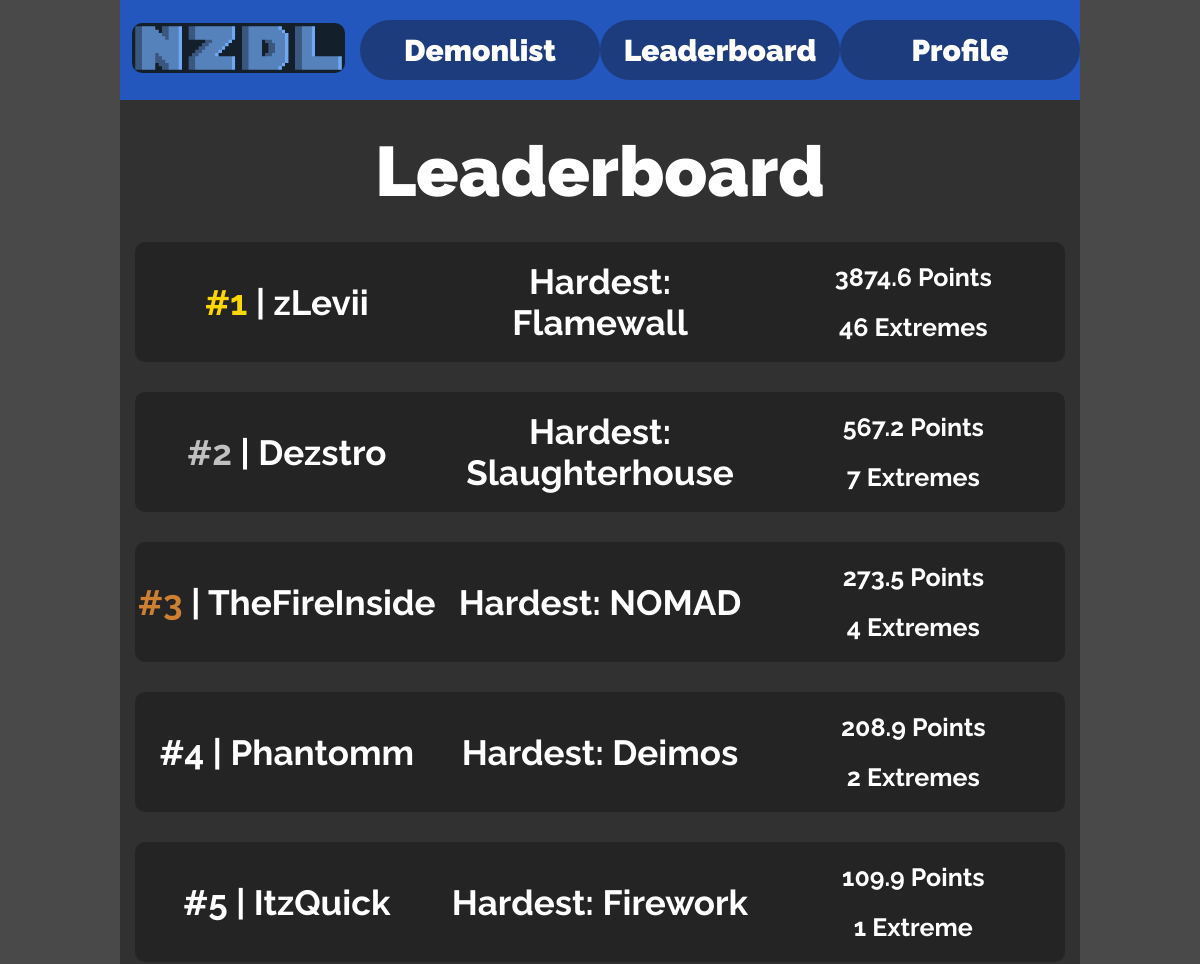
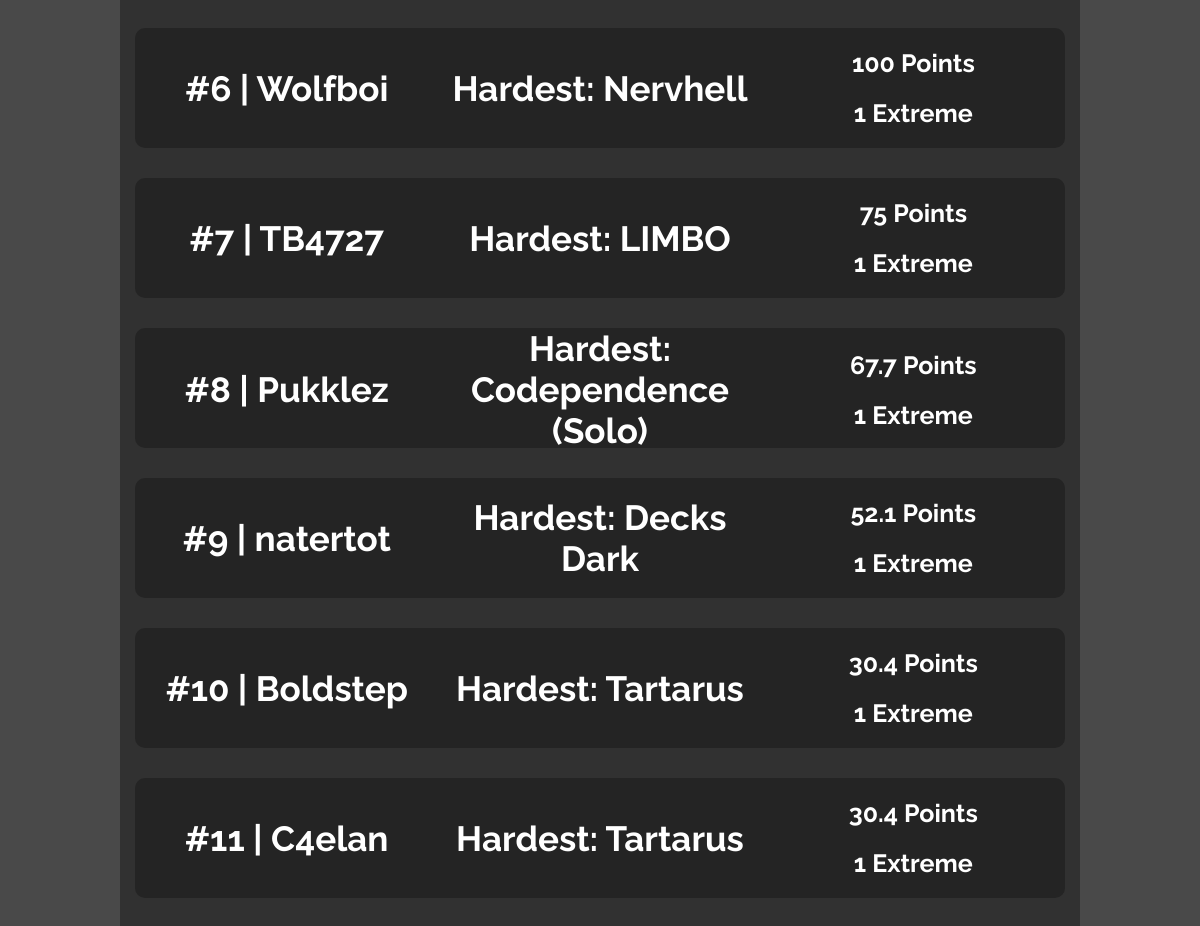
The app's page /leaderboard with its own data (2 pictures, top to bottom).
### app.py (models this page shows)
class Base(DeclarativeBase):
    pass

class Users(Base):
    __tablename__ = "users"
    id: Mapped[int] = mapped_column(primary_key=True)
    name: Mapped[str] = mapped_column(String())
    points: Mapped[int] = mapped_column(Integer())
    password_hash: Mapped[str] = mapped_column(String())
    admin_rank_id: Mapped[int] = mapped_column(ForeignKey("admin_ranks.id"))
    admin_rank: Mapped["AdminRanks"] = relationship(
        back_populates="children",)
    user_completions: Mapped[list["Completions"]] = relationship(
        back_populates="player")

class Levels(Base):
    __tablename__ = "levels"
    id: Mapped[int] = mapped_column(primary_key=True)
    name: Mapped[str] = mapped_column(String())
    placement: Mapped[int] = mapped_column(Integer())
    verifier_id: Mapped[int] = mapped_column(ForeignKey("users.id"))
    verifier: Mapped["Users"] = relationship(
        primaryjoin="Levels.verifier_id == Users.id")
    verification_id: Mapped[int] = mapped_column(ForeignKey("completions.id"))
    verification: Mapped["Completions"] = relationship(
        primaryjoin="Levels.verification_id == Completions.id")
    publisher_id: Mapped[int] = mapped_column(ForeignKey("users.id"))
    publisher: Mapped["Users"] = relationship(
        primaryjoin="Levels.publisher_id == Users.id")
    level_completions: Mapped[list["Completions"]] = relationship(
        primaryjoin="Completions.level_id == Levels.id",
        back_populates="level")
    points: Mapped[int] = mapped_column(Integer())
    image_name: Mapped[str] = mapped_column(String())

### app.py (the view)
@app.route("/leaderboard")
def leaderboard():
    conn = db.session()
    players = conn.execute(
        select(Users).where(
            select(Completions).where(
                Completions.player_id == Users.id).exists().where(
                    Completions.accepted == 1)
                ).order_by(Users.points.desc())).fetchall()
    playersFinal = []
    for player in players:
        beaten = conn.execute(
            text('''SELECT levels.name
                                FROM levels
                                WHERE levels.id in (
                                    SELECT level_id
                                    FROM completions
                                    WHERE player_id = :player_id
                                    AND accepted = 1)
                                ORDER BY levels.placement ASC;'''),
            {"player_id": player[0].id}).fetchall()
        playersFinal.append([player[0], beaten[0][0], len(beaten)])
    return render_template(
        "leaderboard.html",
        players=playersFinal,
        title="Leaderboard",
        topText="Leaderboard"
    )

### templates/leaderboard.html
{% extends "layout.html" %}
{% block content %}
{% for i in range(players|length) %}
<a href="/leaderboard/{{players[i][0].id}}">
    <div class="player-card">
        <span>
            {% if i == 0 %}
            <p class="player-card-text player-card-top-one-player">#{{i + 1}}</p>
            {% elif i == 1 %}
            <p class="player-card-text player-card-top-two-player">#{{i + 1}}</p>
            {% elif i == 2 %}
            <p class="player-card-text player-card-top-three-player">#{{i + 1}}</p>
            {% else %}
            <p class="player-card-text">#{{i + 1}}</p>
            {% endif %}
            <p class="player-card-text">| {{players[i][0].name}}</p>
        </span>
        <p class="player-card-text">Hardest: {{players[i][1]}}</p>
        <div class="player-card-details-grid">
            <p class="player-card-text">{{players[i][0].points}} Points</p>
            <p class="player-card-text">
                {{players[i][2]}} Extreme{% if players[i][2] != 1 %}s{% endif %}
            </p>
        </div>
    </div>
</a>
{% endfor %}
{% endblock %}

### static/styles.css (style rules this page uses)
* { font-family: "Raleway", sans-serif; font-optical-sizing: auto; font-weight: bold; font-style: normal; }
html, body { height: 100%; }
body { margin: 0 10vw 0 10vw; background-color: #494949; color: white; }
a { text-decoration: none; color: white; }
.player-card { display: grid; grid-template-columns: 1fr 1fr 1fr; background-color: #242424; height: 120px; text-align: center; align-items: center; font-size: 35px; gap: 10px; margin-bottom: 30px; border-radius: 10px; }
.player-card-top-one-player { color: #FFD700; }
.player-card-top-two-player { color: #C0C0C0; }
.player-card-top-three-player { color: #CD7F32; }
.player-card-text { margin: 0; display: inline; }
.player-card-details-grid { display: grid; grid-template-rows: 1fr 1fr; gap: 20px; font-size: 25px; text-align: center; align-items: center; }

### records on screen
Users: name "zLevii", points "3874.6"
Levels: name "Flamewall"
Users: name "Dezstro", points "567.2"
Levels: name "Slaughterhouse"
Users: name "TheFireInside", points "273.5"
Levels: name "NOMAD"
Users: name "Phantomm", points "208.9"
Levels: name "Deimos"
Users: name "ItzQuick", points "109.9"
Levels: name "Firework"
Users: name "Wolfboi", points "100"
Levels: name "Nervhell"
Users: name "TB4727", points "75"
Levels: name "LIMBO"
Users: name "Pukklez", points "67.7"
Levels: name "Codependence (Solo)"
Users: name "natertot", points "52.1"
Levels: name "Decks Dark"
Users: name "Boldstep", points "30.4"
Levels: name "Tartarus" "Tartarus"
Users: name "C4elan", points "30.4"

### other values on screen
{{ topText }} "Leaderboard"
{{ i + 1 }} "1"
{{ players[i][2] }} "46" "7" "4" "2" "1" "1" "1" "1" "1" "1" "1"
{{ i + 1 }} "2"
{{ i + 1 }} "3"
{{ i + 1 }} "4" "5" "6" "7" "8" "9" "10" "11"
